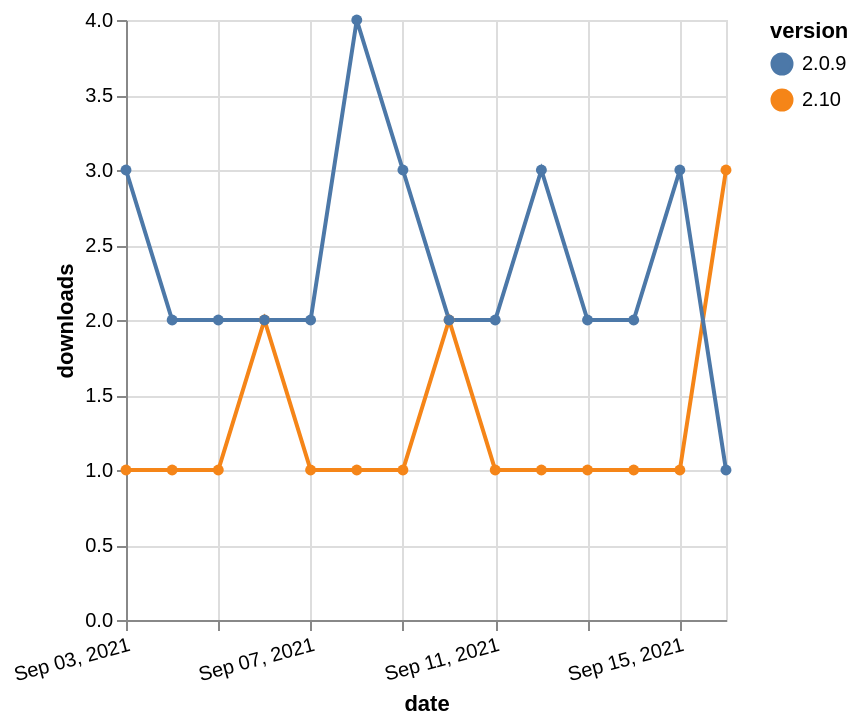

Describe this chart as a Vega-Lite specification.
### Vega-Lite specification from a JSON file in a GitHub repository (floating-point values rounded to 4 significant figures)
{"$schema": "https://vega.github.io/schema/vega-lite/v5.json", "description": "A simple bar chart with embedded data.", "data": {"values": [{"date": "2021-09-03", "total": 130, "delta": 1, "version": "2.10"}, {"date": "2021-09-04", "total": 131, "delta": 1, "version": "2.10"}, {"date": "2021-09-05", "total": 132, "delta": 1, "version": "2.10"}, {"date": "2021-09-06", "total": 134, "delta": 2, "version": "2.10"}, {"date": "2021-09-07", "total": 135, "delta": 1, "version": "2.10"}, {"date": "2021-09-08", "total": 136, "delta": 1, "version": "2.10"}, {"date": "2021-09-09", "total": 137, "delta": 1, "version": "2.10"}, {"date": "2021-09-10", "total": 139, "delta": 2, "version": "2.10"}, {"date": "2021-09-11", "total": 140, "delta": 1, "version": "2.10"}, {"date": "2021-09-12", "total": 141, "delta": 1, "version": "2.10"}, {"date": "2021-09-13", "total": 142, "delta": 1, "version": "2.10"}, {"date": "2021-09-14", "total": 143, "delta": 1, "version": "2.10"}, {"date": "2021-09-15", "total": 144, "delta": 1, "version": "2.10"}, {"date": "2021-09-16", "total": 147, "delta": 3, "version": "2.10"}, {"date": "2021-09-03", "total": 3691, "delta": 3, "version": "2.0.9"}, {"date": "2021-09-04", "total": 3693, "delta": 2, "version": "2.0.9"}, {"date": "2021-09-05", "total": 3695, "delta": 2, "version": "2.0.9"}, {"date": "2021-09-06", "total": 3697, "delta": 2, "version": "2.0.9"}, {"date": "2021-09-07", "total": 3699, "delta": 2, "version": "2.0.9"}, {"date": "2021-09-08", "total": 3703, "delta": 4, "version": "2.0.9"}, {"date": "2021-09-09", "total": 3706, "delta": 3, "version": "2.0.9"}, {"date": "2021-09-10", "total": 3708, "delta": 2, "version": "2.0.9"}, {"date": "2021-09-11", "total": 3710, "delta": 2, "version": "2.0.9"}, {"date": "2021-09-12", "total": 3713, "delta": 3, "version": "2.0.9"}, {"date": "2021-09-13", "total": 3715, "delta": 2, "version": "2.0.9"}, {"date": "2021-09-14", "total": 3717, "delta": 2, "version": "2.0.9"}, {"date": "2021-09-15", "total": 3720, "delta": 3, "version": "2.0.9"}, {"date": "2021-09-16", "total": 3721, "delta": 1, "version": "2.0.9"}]}, "width": "container", "mark": {"type": "line", "point": {"filled": true}}, "encoding": {"x": {"field": "date", "type": "temporal", "timeUnit": "yearmonthdate", "title": "date", "axis": {"labelAngle": -15}}, "y": {"field": "delta", "type": "quantitative", "title": "downloads"}, "color": {"field": "version", "type": "nominal"}, "tooltip": {"field": "delta"}}}
